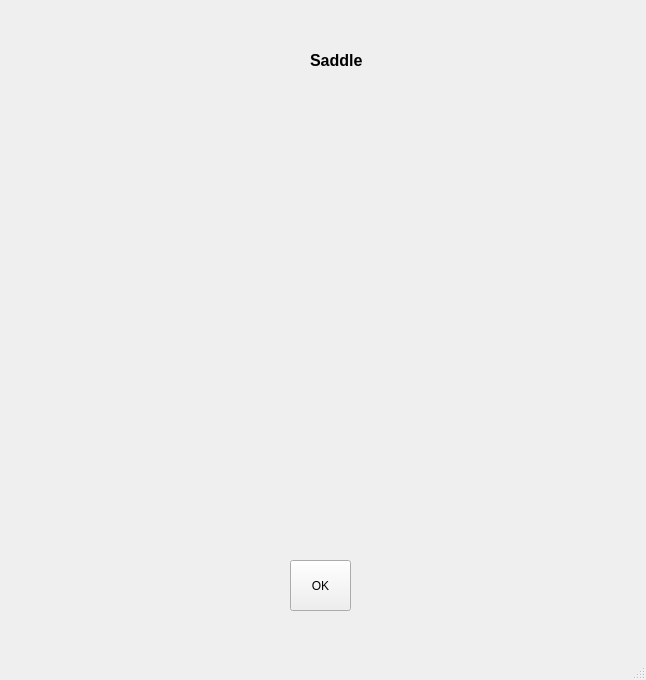
<?xml version="1.0" encoding="UTF-8"?>
<ui version="4.0">
 <class>MainWindow</class>
 <widget class="QMainWindow" name="MainWindow">
  <property name="geometry">
   <rect>
    <x>0</x>
    <y>0</y>
    <width>646</width>
    <height>680</height>
   </rect>
  </property>
  <property name="windowTitle">
   <string>MainWindow</string>
  </property>
  <widget class="QWidget" name="centralwidget">
   <widget class="QPushButton" name="okButton">
    <property name="geometry">
     <rect>
      <x>290</x>
      <y>560</y>
      <width>61</width>
      <height>51</height>
     </rect>
    </property>
    <property name="text">
     <string>OK</string>
    </property>
   </widget>
   <widget class="QLabel" name="label">
    <property name="geometry">
     <rect>
      <x>310</x>
      <y>50</y>
      <width>191</width>
      <height>21</height>
     </rect>
    </property>
    <property name="font">
     <font>
      <pointsize>12</pointsize>
      <weight>75</weight>
      <bold>true</bold>
     </font>
    </property>
    <property name="text">
     <string>Saddle</string>
    </property>
   </widget>
   <widget class="QLabel" name="label_2">
    <property name="geometry">
     <rect>
      <x>60</x>
      <y>80</y>
      <width>541</width>
      <height>451</height>
     </rect>
    </property>
    <property name="text">
     <string/>
    </property>
    <property name="pixmap">
     <pixmap>images/saddle.png</pixmap>
    </property>
    <property name="scaledContents">
     <bool>true</bool>
    </property>
   </widget>
  </widget>
  <widget class="QMenuBar" name="menubar">
   <property name="geometry">
    <rect>
     <x>0</x>
     <y>0</y>
     <width>646</width>
     <height>21</height>
    </rect>
   </property>
  </widget>
  <widget class="QStatusBar" name="statusbar"/>
 </widget>
 <resources>
  <include location="ImageResources.qrc"/>
 </resources>
 <connections/>
</ui>
